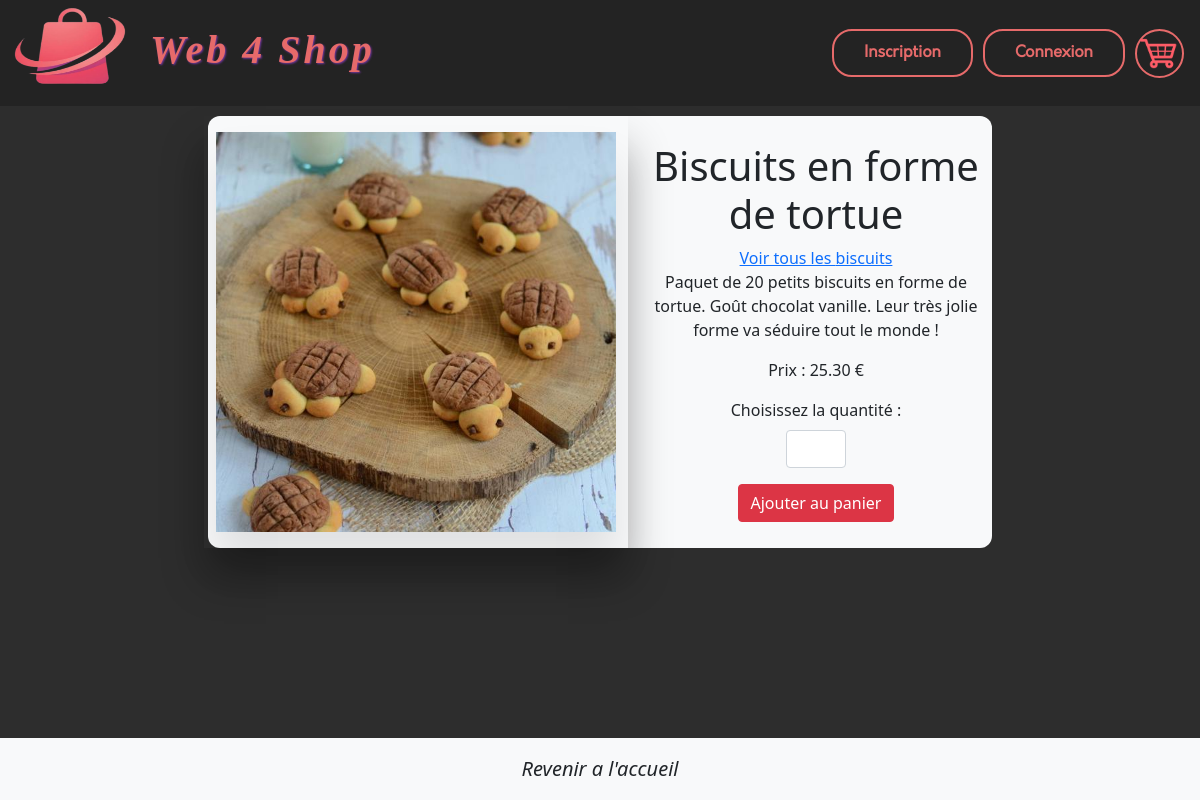
Screenshot of /index.php?action=details&idProduit=28 with the database file from the repository.
### tables this page shows
CREATE TABLE `products` (
  `id` int(11) NOT NULL,
  `cat_id` tinyint(4) NOT NULL,
  `name` varchar(150) NOT NULL,
  `description` text NOT NULL,
  `image` varchar(30) NOT NULL,
  `price` decimal(5,2) NOT NULL,
  `quantity` int(3) NOT NULL
);

CREATE TABLE `categories` (
  `id` tinyint(4) NOT NULL,
  `name` varchar(100) NOT NULL
);

### Controleur/controleurCaracteristiques.php (called while the page is built, shortened)
<?php
require_once 'Modele/produit.php';
require_once 'Modele/categorie.php';
class ControleurCaracteristiques {
    private $caracteristiques;
    private $categorie;
    public function __construct(){
        $this->caracteristiques = new Produit();
        $this->categorie = new Categorie();
    }
    public function caracteristiques($idProduit){
        $caracteristiques = $this->caracteristiques->getCaracteristiques($idProduit);
        $categorie = $this->categorie->getCategorie($idProduit);
        $vue = new Vue("Caracteristiques");
        $vue->generer(array('caracteristiques' => $caracteristiques, 'categorie' => $categorie));
    }
}

### index.php (called while the page is built, shortened)
<?php
$routeur = new Routeur();
$routeur->routerRequete();

### Modele/produit.php (called while the page is built, shortened)
<?php
require_once 'Modele/Modele.php';
class Produit extends Modele{
    public function getCaracteristiques($idProduit){
        $sql = 'SELECT * FROM products WHERE id=?';
        $caracteristiques = $this->executerRequete($sql,array($idProduit));
        if($caracteristiques->RowCount()==1){
            return $caracteristiques->fetch();
        }
        else{
            throw new Exception("Aucun produit ne correspond à l'identifiant'$idProduit'");
        }
    }
}

### Modele/modele.php (called while the page is built, shortened)
<?php abstract class Modele {
    private $bdd;
    protected function executerRequete($sql, $params = null){
        if($params == null){
            $resultat = $this->getBDD()->query($sql);
        }
        else{
            $resultat = $this->getBDD()->prepare($sql);
            $resultat->execute($params);
        }
        return $resultat;
    }
    private function getBDD(){
        if($this->bdd == null){
            $this->bdd=new PDO('mysql:host=localhost;dbname=web4shop;charset=utf8','root','');
        }
        return $this->bdd;
    }
}

### Modele/categorie.php (called while the page is built, shortened)
<?php
require_once 'Modele/Modele.php';
class Categorie extends Modele{
    public function getCategorie($idProduit){
        $sql = 'SELECT C.name, C.id FROM products P JOIN categories C ON P.cat_id=C.id WHERE P.id=?';
        $categorie = $this->executerRequete($sql,array($idProduit));
        return $categorie->fetch();
    }
}

### Vue/vueCaracteristiques.php (the view, shortened to what this page needs)
<div class="col-8 bg-light mx-auto mt-3" style="border-radius: 12px;">
  <div class="row align-items-center">
    <div class="col text-center ms-2 vert-sep py-3">
      <img src="<?= "Contenu/Images/".$caracteristiques['image']?>" style="width:400px;
                                                                           height:400px;
                                                                           box-shadow: 0 30px 40px rgba(0,0,0,.1);">
    </div>
    <div class="col text-center">
      <div class="row">
        <h1><?=$caracteristiques['name']?></h1>
        <a href="<?= "index.php?action=categorie&idCat=".$categorie['id']?>">Voir tous les <?=$categorie['name']?></a>
        <p><?=$caracteristiques['description']; ?></p>
        <p>Prix : <?=$caracteristiques['price']; ?> €</p>
        <form action="<?="index.php?action=details&idProduit=".$caracteristiques['id'];?>" method="POST">
          <div class="container mb-3">
            <p class="mb-2">Choisissez la quantité :</p><input type="number" name="qte" class="form-control mx-auto" style="width:60px;" min="1" max="20"/>
          </div>
          <input class="btn btn-danger button" type="submit" name="ajoutPanier" value="Ajouter au panier">
        </form>
      </div>
    </div>
  </div>
</div>
<div class="row bg-light fixed-bottom py-3">
  <div class="col text-center">
    <a class="text-decoration-none text-dark fst-italic fs-5" href="index.php">Revenir a l'accueil</a>
  </div>
</div>

### Contenu/Style/style.css (style rules this page uses)
.vert-sep { box-shadow: 0 30px 40px rgba(0,0,0,.3); }

### rows the page displays
products: image (picture), name "Biscuits en forme de tortue", description "Paquet de 20 petits biscuits en forme de tortue. Goût chocolat vanille. Leur très jolie forme va séduire tout le monde !", price "25.30"
categories: name "biscuits"
